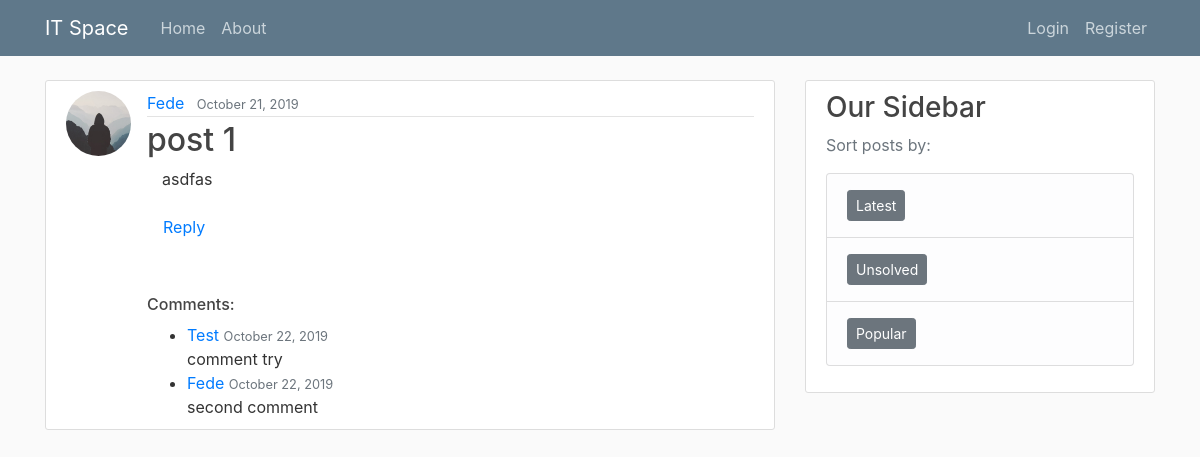
The app's page /post/34/, older data.
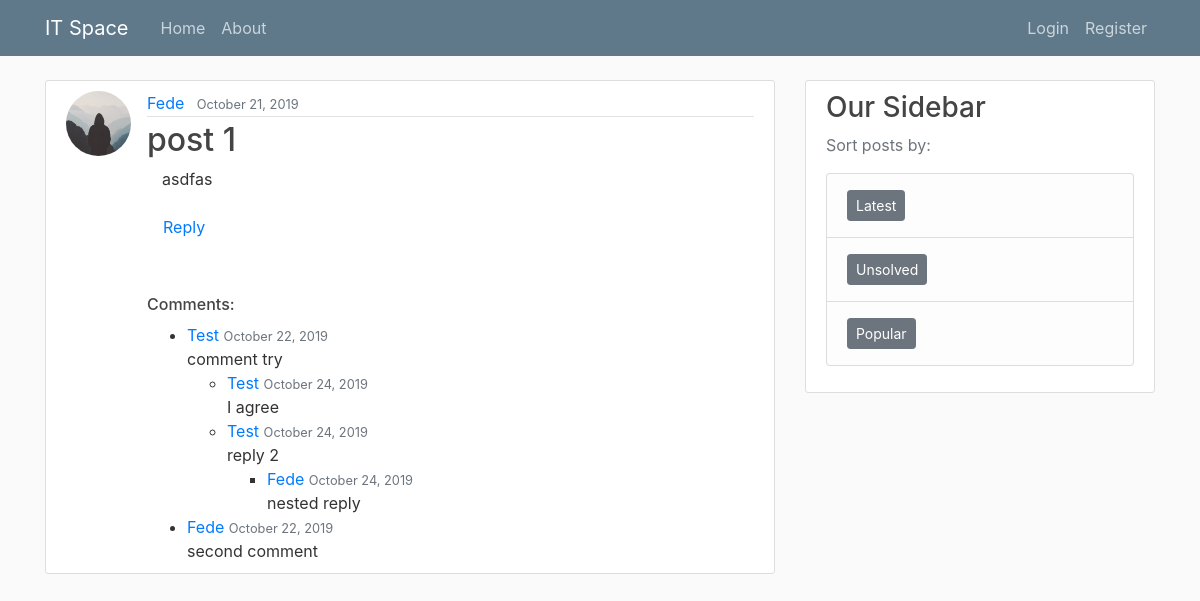
The same page, newer data.
### blog/models.py (models this page shows, shortened)
class Comment(models.Model):
    content = models.TextField()
    date_posted = models.DateTimeField(default=timezone.now)
    author = models.ForeignKey(User, on_delete=models.CASCADE)
    post = models.ForeignKey(Post, null=True, on_delete=models.CASCADE)
    reply = models.ForeignKey('self', null=True, on_delete=models.CASCADE, blank=True, related_name='replies')

### blog/views.py (the view)
# urls.py: path('post/<int:pk>/', PostDetailView.as_view(), name='post-detail'),
class PostDetailView(DetailView):
    model = Post

### blog/models.py (called while the page is built)
    def get_top_level_comments(self):
        return self.comment_set.filter(reply__isnull=True)

### blog/templates/blog/post_detail.html (shortened to what this page needs)
{% extends "blog/base.html" %}
{% block content %}
  <article class="media content-section">
    <img class="rounded-circle article-img" src="{{ object.author.profile.image.url }}">
    <div class="media-body">
      <div class="article-metadata">
        <a class="mr-2" href="{% url 'user-posts' object.author.username %}">{{ object.author }}</a>
        <small class="text-muted">{{ object.date_posted|date:"F d, Y" }}</small>
      </div>
      <h2 class="article-title">{{ object.title }}</h2>
      <p class="col-md-4">{{ object.content }}</p>
      <a class="nav-item nav-link" href="{% url 'comment-create' object.id %}">Reply</a>
      <br />
      <br />
      <h6> Comments: </h6>
	{% with comments=object.get_top_level_comments %}
	<ul>
	     {% include "blog/tree.html" %}
	</ul>
        {% endwith %}
 </div>
 </article>
{% endblock content %}

### blog/templates/blog/tree.html (shortened to what this page needs)
{% for comment in comments %}
  <li>
      <a href="{% url 'user-posts' object.author.username %}"> {{ comment.author|capfirst }} </a>
      <small class="text-muted">{{ comment.date_posted|date:"F d, Y" }}</small>
      <br />
      {{ comment.content }}
      <br />
      {% if comment.replies.all %}
        <ul>
          {% include "blog/tree.html" with comments=comment.replies.all %}
        </ul>
      {% endif %}
  </li>
{% endfor %}

Row changes from the older to the newer data that the page shows:
added Comment: author "Test", date_posted "October 24, 2019", content "I agree"
added Comment: author "Test", date_posted "October 24, 2019", content "reply 2"
added Comment: author "Fede", date_posted "October 24, 2019", content "nested reply", shown under "Test"
